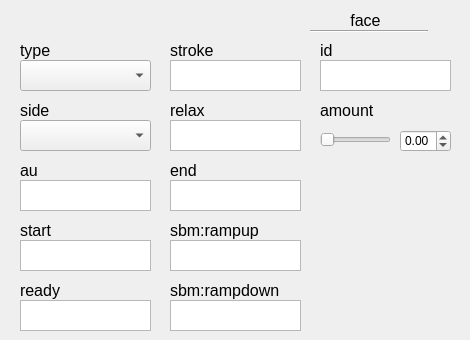
    <widget class="QWidget" name="faceTab">
     <attribute name="title">
      <string>face</string>
     </attribute>
     <widget class="QLabel" name="postureLabel_181">
      <property name="geometry">
       <rect>
        <x>20</x>
        <y>40</y>
        <width>121</width>
        <height>20</height>
       </rect>
      </property>
      <property name="font">
       <font>
        <pointsize>12</pointsize>
       </font>
      </property>
      <property name="text">
       <string>type</string>
      </property>
      <property name="alignment">
       <set>Qt::AlignLeading|Qt::AlignLeft|Qt::AlignVCenter</set>
      </property>
     </widget>
     <widget class="QLabel" name="idLabel_76">
      <property name="geometry">
       <rect>
        <x>320</x>
        <y>10</y>
        <width>91</width>
        <height>21</height>
       </rect>
      </property>
      <property name="font">
       <font>
        <pointsize>12</pointsize>
       </font>
      </property>
      <property name="text">
       <string>face</string>
      </property>
      <property name="alignment">
       <set>Qt::AlignCenter</set>
      </property>
     </widget>
     <widget class="Line" name="line_32">
      <property name="geometry">
       <rect>
        <x>310</x>
        <y>30</y>
        <width>118</width>
        <height>3</height>
       </rect>
      </property>
      <property name="orientation">
       <enum>Qt::Horizontal</enum>
      </property>
     </widget>
     <widget class="QComboBox" name="faceType">
      <property name="geometry">
       <rect>
        <x>20</x>
        <y>60</y>
        <width>131</width>
        <height>31</height>
       </rect>
      </property>
      <property name="accessibleName">
       <string>type</string>
      </property>
     </widget>
     <widget class="QComboBox" name="faceSide">
      <property name="geometry">
       <rect>
        <x>20</x>
        <y>120</y>
        <width>131</width>
        <height>31</height>
       </rect>
      </property>
      <property name="accessibleName">
       <string>side</string>
      </property>
     </widget>
     <widget class="QLabel" name="postureLabel_182">
      <property name="geometry">
       <rect>
        <x>20</x>
        <y>100</y>
        <width>121</width>
        <height>20</height>
       </rect>
      </property>
      <property name="font">
       <font>
        <pointsize>12</pointsize>
       </font>
      </property>
      <property name="text">
       <string>side</string>
      </property>
      <property name="alignment">
       <set>Qt::AlignLeading|Qt::AlignLeft|Qt::AlignVCenter</set>
      </property>
     </widget>
     <widget class="QPlainTextEdit" name="faceAu">
      <property name="geometry">
       <rect>
        <x>20</x>
        <y>180</y>
        <width>131</width>
        <height>31</height>
       </rect>
      </property>
      <property name="accessibleName">
       <string>au</string>
      </property>
     </widget>
     <widget class="QLabel" name="postureLabel_183">
      <property name="geometry">
       <rect>
        <x>20</x>
        <y>160</y>
        <width>61</width>
        <height>20</height>
       </rect>
      </property>
      <property name="font">
       <font>
        <pointsize>12</pointsize>
       </font>
      </property>
      <property name="text">
       <string>au</string>
      </property>
      <property name="alignment">
       <set>Qt::AlignLeading|Qt::AlignLeft|Qt::AlignVCenter</set>
      </property>
     </widget>
     <widget class="QLabel" name="postureLabel_184">
      <property name="geometry">
       <rect>
        <x>320</x>
        <y>100</y>
        <width>141</width>
        <height>20</height>
       </rect>
      </property>
      <property name="font">
       <font>
        <pointsize>12</pointsize>
       </font>
      </property>
      <property name="text">
       <string>amount</string>
      </property>
      <property name="alignment">
       <set>Qt::AlignLeading|Qt::AlignLeft|Qt::AlignVCenter</set>
      </property>
     </widget>
     <widget class="QSlider" name="faceAmountSlider">
      <property name="geometry">
       <rect>
        <x>320</x>
        <y>130</y>
        <width>71</width>
        <height>19</height>
       </rect>
      </property>
      <property name="accessibleName">
       <string>amount</string>
      </property>
      <property name="orientation">
       <enum>Qt::Horizontal</enum>
      </property>
     </widget>
     <widget class="QDoubleSpinBox" name="faceAmountBox">
      <property name="geometry">
       <rect>
        <x>400</x>
        <y>130</y>
        <width>51</width>
        <height>22</height>
       </rect>
      </property>
      <property name="accessibleName">
       <string>amount</string>
      </property>
      <property name="minimum">
       <double>-99.000000000000000</double>
      </property>
     </widget>
     <widget class="QLabel" name="postureLabel_185">
      <property name="geometry">
       <rect>
        <x>20</x>
        <y>220</y>
        <width>61</width>
        <height>20</height>
       </rect>
      </property>
      <property name="font">
       <font>
        <pointsize>12</pointsize>
       </font>
      </property>
      <property name="text">
       <string>start</string>
      </property>
      <property name="alignment">
       <set>Qt::AlignLeading|Qt::AlignLeft|Qt::AlignVCenter</set>
      </property>
     </widget>
     <widget class="QPlainTextEdit" name="faceStart">
      <property name="geometry">
       <rect>
        <x>20</x>
        <y>240</y>
        <width>131</width>
        <height>31</height>
       </rect>
      </property>
      <property name="accessibleName">
       <string>start</string>
      </property>
     </widget>
     <widget class="QPlainTextEdit" name="faceReady">
      <property name="geometry">
       <rect>
        <x>20</x>
        <y>300</y>
        <width>131</width>
        <height>31</height>
       </rect>
      </property>
      <property name="accessibleName">
       <string>ready</string>
      </property>
     </widget>
     <widget class="QLabel" name="postureLabel_186">
      <property name="geometry">
       <rect>
        <x>20</x>
        <y>280</y>
        <width>61</width>
        <height>20</height>
       </rect>
      </property>
      <property name="font">
       <font>
        <pointsize>12</pointsize>
       </font>
      </property>
      <property name="text">
       <string>ready</string>
      </property>
      <property name="alignment">
       <set>Qt::AlignLeading|Qt::AlignLeft|Qt::AlignVCenter</set>
      </property>
     </widget>
     <widget class="QLabel" name="postureLabel_187">
      <property name="geometry">
       <rect>
        <x>170</x>
        <y>40</y>
        <width>61</width>
        <height>20</height>
       </rect>
      </property>
      <property name="font">
       <font>
        <pointsize>12</pointsize>
       </font>
      </property>
      <property name="text">
       <string>stroke</string>
      </property>
      <property name="alignment">
       <set>Qt::AlignLeading|Qt::AlignLeft|Qt::AlignVCenter</set>
      </property>
     </widget>
     <widget class="QPlainTextEdit" name="faceStroke">
      <property name="geometry">
       <rect>
        <x>170</x>
        <y>60</y>
        <width>131</width>
        <height>31</height>
       </rect>
      </property>
      <property name="accessibleName">
       <string>stroke</string>
      </property>
     </widget>
     <widget class="QLabel" name="postureLabel_188">
      <property name="geometry">
       <rect>
        <x>170</x>
        <y>100</y>
        <width>61</width>
        <height>20</height>
       </rect>
      </property>
      <property name="font">
       <font>
        <pointsize>12</pointsize>
       </font>
      </property>
      <property name="text">
       <string>relax</string>
      </property>
      <property name="alignment">
       <set>Qt::AlignLeading|Qt::AlignLeft|Qt::AlignVCenter</set>
      </property>
     </widget>
     <widget class="QPlainTextEdit" name="faceRelax">
      <property name="geometry">
       <rect>
        <x>170</x>
        <y>120</y>
        <width>131</width>
        <height>31</height>
       </rect>
      </property>
      <property name="accessibleName">
       <string>relax</string>
      </property>
     </widget>
     <widget class="QLabel" name="postureLabel_189">
      <property name="geometry">
       <rect>
        <x>170</x>
        <y>160</y>
        <width>61</width>
        <height>20</height>
       </rect>
      </property>
      <property name="font">
       <font>
        <pointsize>12</pointsize>
       </font>
      </property>
      <property name="text">
       <string>end</string>
      </property>
      <property name="alignment">
       <set>Qt::AlignLeading|Qt::AlignLeft|Qt::AlignVCenter</set>
      </property>
     </widget>
     <widget class="QPlainTextEdit" name="faceEnd">
      <property name="geometry">
       <rect>
        <x>170</x>
        <y>180</y>
        <width>131</width>
        <height>31</height>
       </rect>
      </property>
      <property name="accessibleName">
       <string>end</string>
      </property>
     </widget>
     <widget class="QLabel" name="postureLabel_190">
      <property name="geometry">
       <rect>
        <x>170</x>
        <y>220</y>
        <width>91</width>
        <height>20</height>
       </rect>
      </property>
      <property name="font">
       <font>
        <pointsize>12</pointsize>
       </font>
      </property>
      <property name="text">
       <string>sbm:rampup</string>
      </property>
      <property name="alignment">
       <set>Qt::AlignLeading|Qt::AlignLeft|Qt::AlignVCenter</set>
      </property>
     </widget>
     <widget class="QPlainTextEdit" name="faceSbmRampUp">
      <property name="geometry">
       <rect>
        <x>170</x>
        <y>240</y>
        <width>131</width>
        <height>31</height>
       </rect>
      </property>
      <property name="accessibleName">
       <string>sbm:rampup</string>
      </property>
     </widget>
     <widget class="QLabel" name="postureLabel_191">
      <property name="geometry">
       <rect>
        <x>170</x>
        <y>280</y>
        <width>121</width>
        <height>20</height>
       </rect>
      </property>
      <property name="font">
       <font>
        <pointsize>12</pointsize>
       </font>
      </property>
      <property name="text">
       <string>sbm:rampdown</string>
      </property>
      <property name="alignment">
       <set>Qt::AlignLeading|Qt::AlignLeft|Qt::AlignVCenter</set>
      </property>
     </widget>
     <widget class="QPlainTextEdit" name="faceSbmRampDown">
      <property name="geometry">
       <rect>
        <x>170</x>
        <y>300</y>
        <width>131</width>
        <height>31</height>
       </rect>
      </property>
      <property name="accessibleName">
       <string>sbm:rampdown</string>
      </property>
     </widget>
     <widget class="QLabel" name="postureLabel_192">
      <property name="geometry">
       <rect>
        <x>320</x>
        <y>40</y>
        <width>61</width>
        <height>20</height>
       </rect>
      </property>
      <property name="font">
       <font>
        <pointsize>12</pointsize>
       </font>
      </property>
      <property name="text">
       <string>id</string>
      </property>
      <property name="alignment">
       <set>Qt::AlignLeading|Qt::AlignLeft|Qt::AlignVCenter</set>
      </property>
     </widget>
     <widget class="QPlainTextEdit" name="faceId">
      <property name="geometry">
       <rect>
        <x>320</x>
        <y>60</y>
        <width>131</width>
        <height>31</height>
       </rect>
      </property>
      <property name="accessibleName">
       <string>id</string>
      </property>
     </widget>
    </widget>
